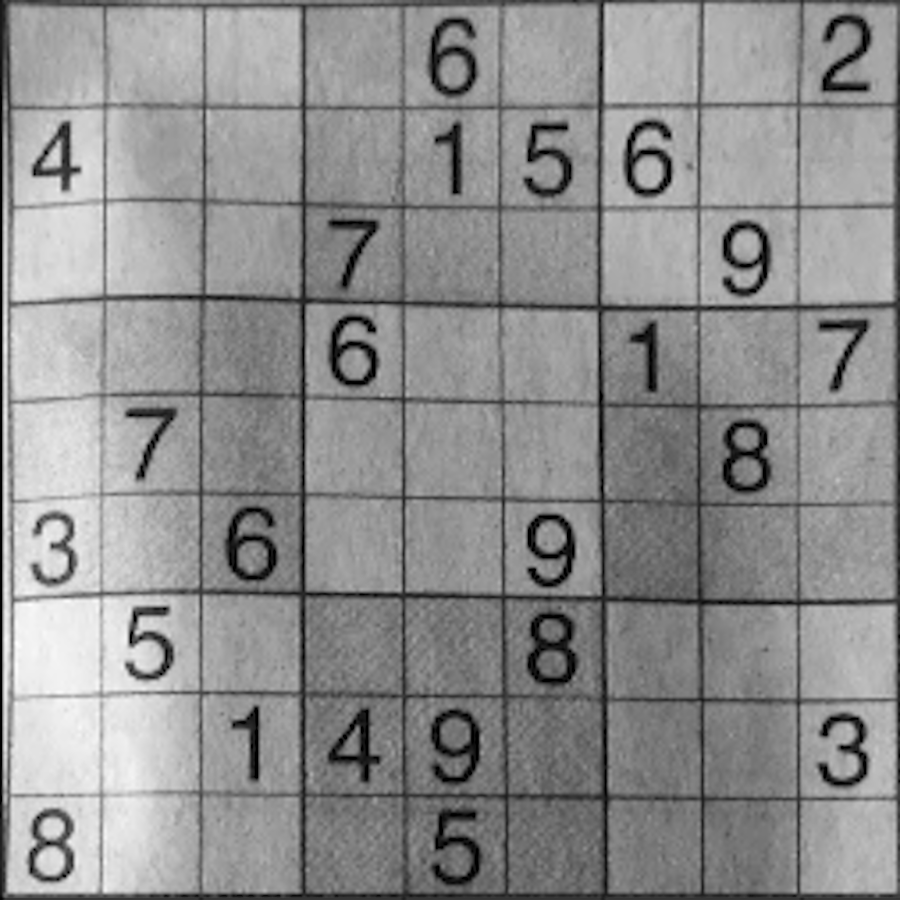
#> input picture resources/download.png, 900 x 900 px
$ jupyter execute --allow-errors 'trying digit extraction from sudoku image - try 1.ipynb'   (Python 2 division)   (older library calls are emulated)
#> lines starting #> are read from the running program, lines starting #| are printed output that depends on the picture; after the words box and inside, x2 and y2 are one past the last pixel; in counts of white or black regions, pixels touching at a corner belong together
[cell 1]
import numpy as np
import matplotlib.pyplot as plt
from skimage import img_as_float
from skimage.io import imread
from skimage.color import rgb2grey
import skimage
# Convert to float: Important for subtraction later which won't work with uint8
sudoku = imread('../resources/download.png')
#> sudoku is the input picture: shape (900, 900, 4); mean R, G, B, A 142.3, 142.3, 142.3, 254.8
sudoku = rgb2grey(sudoku)
#> sudoku: shape (900, 900) float64
plt.imshow(sudoku, cmap="gray")
plt.show()

[cell 2]
#extract the digits alone.
no_digit = sudoku[0:100,0:100]
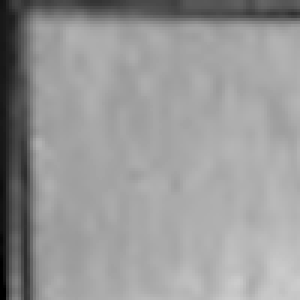
#> no_digit: shape (100, 100) float64 (shown 3 times larger); min 0, max 0.8, mean 0.596
yes_digit = sudoku[0:100,800:900]
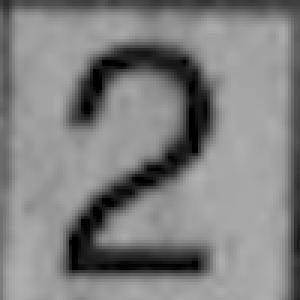
#> yes_digit: shape (100, 100) float64 (shown 3 times larger); min 0, max 0.69, mean 0.503
fig, ax = plt.subplots(nrows=1, ncols=2)
ax[0].imshow(no_digit)
ax[1].imshow(yes_digit)

[cell 3]
def getHandVProjections(gray_img):
    #vertical projection
    r,c = gray_img.shape

    vertical_projection = []
    for index in range(c):
        vertical_projection.append(np.sum(gray_img[:,index]))

    #horizontal projection
    horizontal_projection = []
    for index in range(r):
        horizontal_projection.append(np.sum(gray_img[index,:]))

    return horizontal_projection, vertical_projection

[cell 4]
# [6 lines of commented-out code are left out]

[cell 5]
from skimage.filters import threshold_adaptive, threshold_yen, threshold_local

box_binary_adaptive = threshold_local(yes_digit, block_size=99)
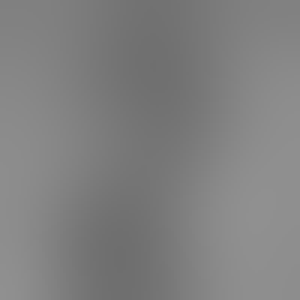
#> box_binary_adaptive: shape (100, 100) float64 (shown 3 times larger); min 0.434, max 0.566, mean 0.503
binary = yes_digit <= box_binary_adaptive
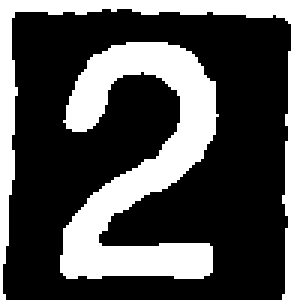
#> binary: shape (100, 100) bool (shown 3 times larger); 32.5% white; 2 white regions, box (x1, y1, x2, y2) and area: (20, 14, 73, 93) 1998, (0, 0, 100, 100) 1249
plt.imshow(binary, cmap="gray")

[cell 6]
from skimage.filters import threshold_adaptive, threshold_yen, threshold_local

box_binary_adaptive = threshold_local(no_digit, block_size=99)
binary = no_digit <= box_binary_adaptive
#> binary: shape (100, 100) bool; 33.5% white; 15 white regions (6 under 20 px), largest, box (x1, y1, x2, y2) and area: (0, 0, 100, 100) 1663, (46, 34, 67, 98) 559, (64, 54, 92, 99) 510
plt.imshow(binary, cmap="gray")

[cell 7]
no_digit = sudoku[0:100,0:100]
yes_digit = sudoku[0:100,800:900]
fig, ax = plt.subplots(nrows=1, ncols=2)
ax[0].imshow(no_digit[25:75,25:75])
ax[1].imshow(yes_digit[25:75,25:75])
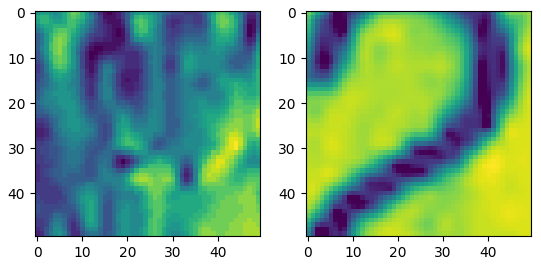
#> figure drawn by matplotlib, 2 panels

[cell 8]
import os
#train my classifier for digits
digits_images = []
feature_list = []
targets = []
#> (the rest of this cell did not finish here and is left out)

[cell 9]
sm = no_digit[25:75,25:75]
box_binary_adaptive = threshold_local(sm, block_size=99)
#> box_binary_adaptive: shape (50, 50) float64
binary = (sm <= box_binary_adaptive)*1
#> binary: shape (50, 50) int64; values 0 (black) and 1 (white), 50.6% white; 8 black regions (3 under 20 px), largest, box (x1, y1, x2, y2) and area: (17, 0, 50, 50) 816, (0, 0, 13, 35) 266, (21, 0, 28, 19) 61, (9, 38, 14, 49) 42, (18, 42, 22, 50) 22
bigger = skimage.transform.resize(binary,(128,128))*255
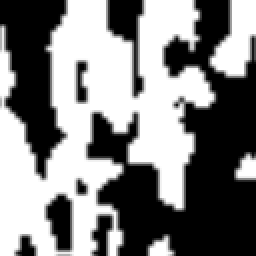
#> bigger: shape (128, 128) float64 (shown 2 times larger); min 0, max 2.76e-17, mean 1.4e-17; drawn with min black and max white
#> (the rest of this cell did not finish here and is left out)

[cell 10]
box_binary_adaptive = threshold_local(no_digit, block_size=99)
binary = (no_digit <= box_binary_adaptive)
bigger = skimage.transform.resize(binary,(128,128))
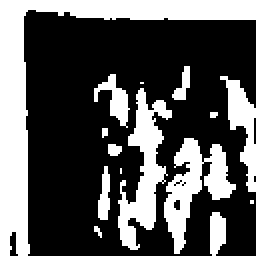
#> bigger: shape (128, 128) bool (shown 2 times larger); 33.6% white; 15 white regions (6 under 20 px), largest, box (x1, y1, x2, y2) and area: (0, 0, 128, 128) 2713, (59, 44, 86, 125) 914, (82, 69, 118, 127) 845
fig, ax = plt.subplots(nrows=1, ncols=2)
ax[0].imshow(bigger, cmap="gray")
#> (the rest of this cell did not finish here and is left out)

[cell 11]
li = yes_digit[10:128,10:80]
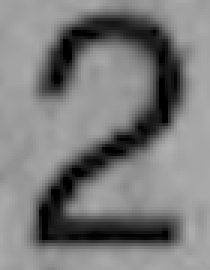
#> li: shape (90, 70) float64 (shown 3 times larger); min 0, max 0.69, mean 0.482
box_binary_adaptive = threshold_local(li, block_size=99)
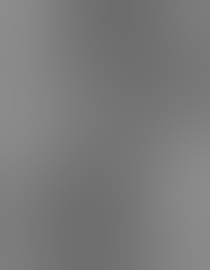
#> box_binary_adaptive: shape (90, 70) float64 (shown 3 times larger); min 0.428, max 0.551, mean 0.482
binary = (li <= box_binary_adaptive)
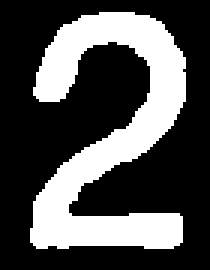
#> binary: shape (90, 70) bool (shown 3 times larger); 31.5% white; 1 white region, box (x1, y1, x2, y2) and area: (10, 4, 62, 83) 1985
# bigger = skimage.transform.resize(binary,(128,128))*255
bigger
plt.imshow(bigger)
#> (the rest of this cell did not finish here and is left out)

[cell 12]
from skimage.measure import find_contours
from skimage.feature import blob_dog, blob_log, blob_doh

contours = find_contours(no_digit, 0.5)
#> contours = 2 point arrays, longest 203 points
print len(contours)
#| 2

contours = find_contours(yes_digit, 0.5)
#> contours = 2 point arrays, longest 459 points
print len(contours)
#| 2
